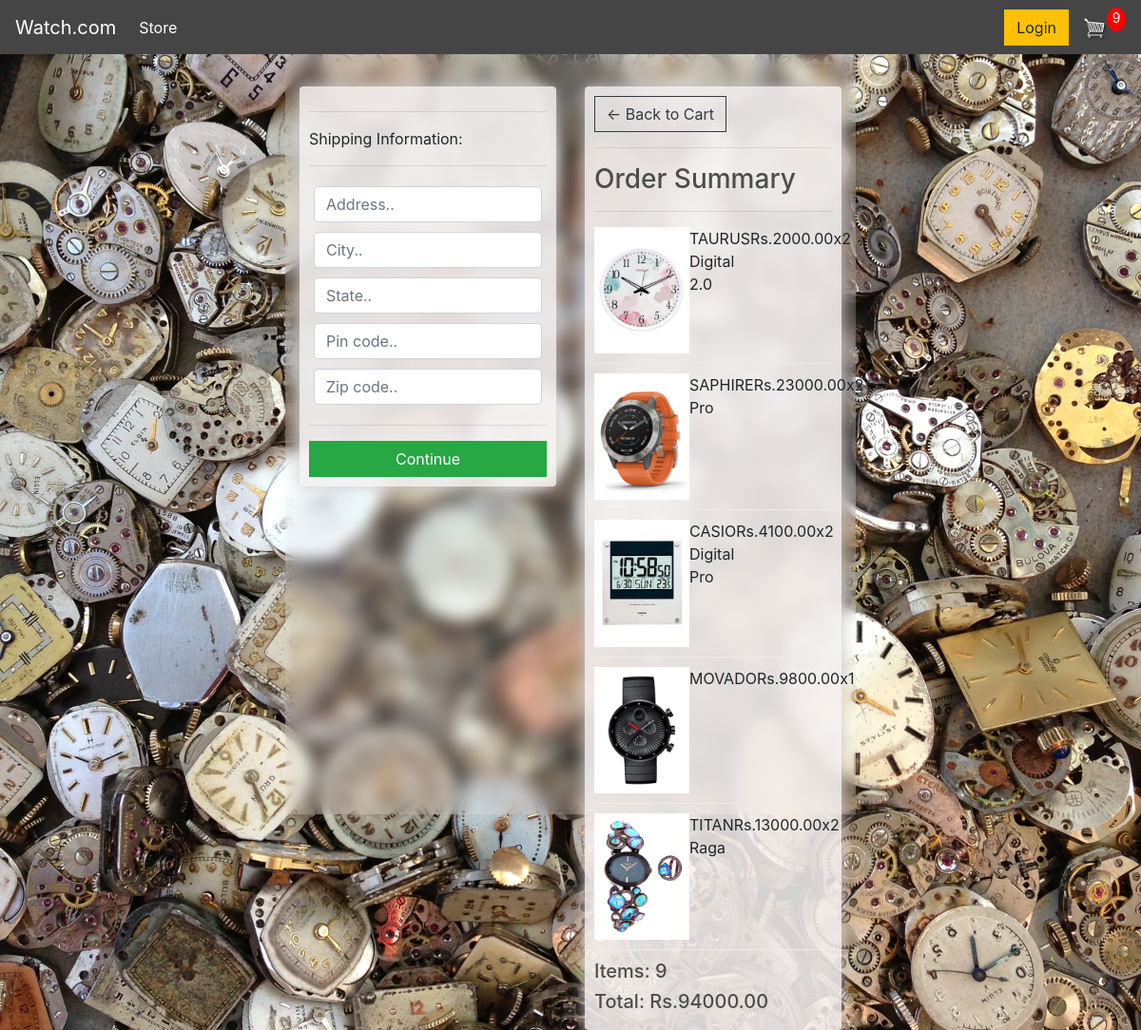
Screenshot of /checkout/ (signed in) with the database file from the repository.
### store/models.py (models this page shows, shortened)
class OrderItem(models.Model):
	product = models.ForeignKey(Product, on_delete=models.SET_NULL, null=True)
	order = models.ForeignKey(Order, on_delete=models.SET_NULL, null=True)
	quantity = models.IntegerField(default=0, null=True, blank=True)
	date_added = models.DateTimeField(auto_now_add=True)
	@property
	def get_total(self):
		total = self.product.price * self.quantity
		return total

class Product(models.Model):
	id = models.AutoField
	name = models.CharField(max_length=200)
	price = models.DecimalField(max_digits=8,decimal_places=2)
	digital = models.BooleanField(default=False,null=True, blank=True)
	image = models.ImageField(null=True, blank=True)
	@property
	def imageURL(self):
		try:
			url = self.image.url
		except:
			url = ''
		return url

class Order(models.Model):
	customer = models.ForeignKey(Customer, on_delete=models.SET_NULL, null=True, blank=True)
	date_ordered = models.DateTimeField(auto_now_add=True)
	complete = models.BooleanField(default=False)
	transaction_id = models.CharField(max_length=100, null=True)
	@property
	def shipping(self):
		shipping = False
		orderitems = self.orderitem_set.all()
		for i in orderitems:
			if i.product.digital == False:
				shipping = True
		return
	@property
	def get_cart_total(self):
		orderitems = self.orderitem_set.all()
		total = sum([item.get_total for item in orderitems])
		return total
	@property
	def get_cart_items(self):
		orderitems = self.orderitem_set.all()
		total = sum([item.quantity for item in orderitems])
		return total

### store/views.py (the view)
# urls.py: path('checkout/', views.checkout, name="checkout"),
def checkout(request):
	Data = cartData(request)#from utils.py
	cartItems = Data['cartItems']
	order = Data['order']
	items = Data['items']
	context = {'items':items, 'order':order, 'cartItems':cartItems}
	return render(request, 'store/checkout.html', context)

### store/utils.py (called while the page is built)
def cartData(request):
	if request.user.is_authenticated:
		customer = request.user.customer
		order, created = Order.objects.get_or_create(customer=customer, complete=False)
		items = order.orderitem_set.all()
		cartItems = order.get_cart_items
	else:
		cookieData = cookieCart(request)
		cartItems = cookieData['cartItems']
		order = cookieData['order']
		items = cookieData['items']
	return {'cartItems':cartItems ,'order':order, 'items':items}

### store/templates/store/checkout.html (shortened to what this page needs)
{% extends 'store/main.html' %}
{% load static %}
{% block content %}
     <div class="row">
		<div class="col-lg-6">
			<div class="box-element" id="form-wrapper">
				<form id="form">
					<div id="shipping-info">
						<hr>
						<p>Shipping Information:</p>
						<hr>
						<div class="form-field">
							<input class="form-control" type="text" name="address" placeholder="Address..">
						</div>
						<div class="form-field">
							<input class="form-control" type="text" name="city" placeholder="City..">
						</div>
						<div class="form-field">
							<input class="form-control" type="text" name="state" placeholder="State..">
						</div>
						<div class="form-field">
							<input class="form-control" type="text" name="zipcode" placeholder="Pin code..">
						</div>
						<div class="form-field">
							<input class="form-control" type="text" name="country" placeholder="Zip code..">
						</div>
					</div>
					<hr>
					<input id="form-button" class="btn btn-success btn-block" type="submit" value="Continue">
				</form>
			</div>
			<br>
		</div>
		<div class="col-lg-6">
			<div class="box-element">
				<a  class="btn btn-outline-dark" href="{% url 'cart' %}">&#x2190; Back to Cart</a>
				<hr>
				<h3>Order Summary</h3>
				<hr>
				{% for item in items %}
				<div class="cart-row">
					<div style="flex:2"><img class="row-image" src="{{item.product.imageURL}}"></div>
					<div style="flex:2"><p>{{item.product.name}}</p></div>
					<div style="flex:1"><p>Rs.{{item.product.price|floatformat:2}}</p></div>
					<div style="flex:1"><p>x{{item.quantity}}</p></div>
				</div>
				{% endfor %}
				<h5>Items:   {{order.get_cart_items}}</h5>
				<h5>Total:   Rs.{{order.get_cart_total|floatformat:2}}</h5>
			</div>
		</div>
	</div>
{% endblock content %}

### static/css/main.css (style rules this page uses)
html { background: url(watch1.jpg) no-repeat center center fixed; -webkit-background-size: cover; -moz-background-size: cover; -o-background-size: cover; background-size: cover; }
h1,h2,h3,h4,h5,h6 { color:hsl(0, 0%, 30%); }
.box-element { box-shadow:hsl(0, 0%, 80%) 0 0 16px; background-color:hsla(0, 15%, 95%, 0.87); border-radius: 4px; padding: 10px; }
.col-lg-4, .col-lg-6, .col-lg-8, .col-lg-12 { margin-top: 10px; }
.btn { border-radius: 0; }
.row-image { width: 100px; }
.form-field { width:250px; display: inline-block; padding: 5px; }
.cart-row { display: flex; align-items: flex-stretch; padding-bottom: 10px; margin-bottom: 10px; border-bottom: 1px solid #ececec; }

### rows the page displays
OrderItem: product.imageURL (picture), product.name "TAURUS Digital 2.0", product.price "2000.00", quantity "2"
OrderItem: product.imageURL (picture), product.name "SAPHIRE Pro", product.price "23000.00", quantity "2"
OrderItem: product.imageURL (picture), product.name "CASIO Digital Pro", product.price "4100.00", quantity "2"
OrderItem: product.imageURL (picture), product.name "MOVADO", product.price "9800.00", quantity "1"
OrderItem: product.imageURL (picture), product.name "TITAN Raga", product.price "13000.00", quantity "2"
Order: get_cart_items "9", get_cart_total "94000.00"

### other values shown
{{ cartItems }} "9"
